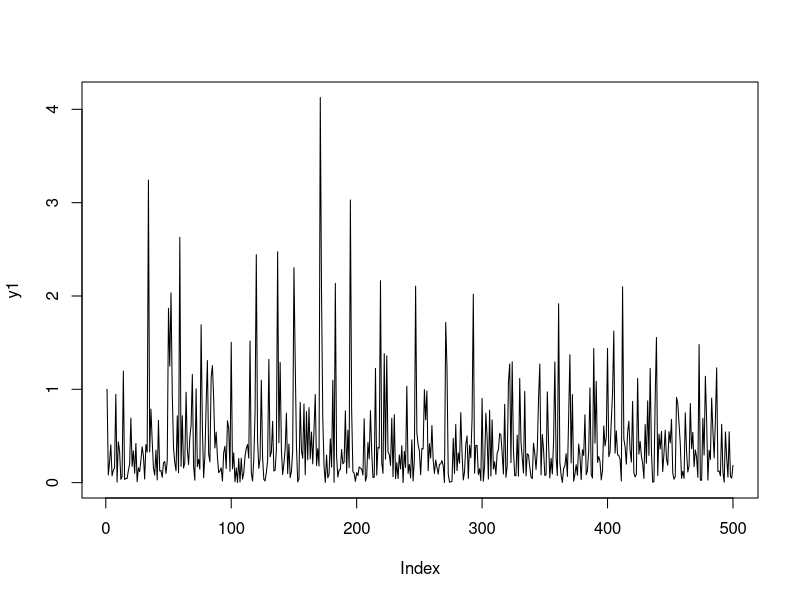
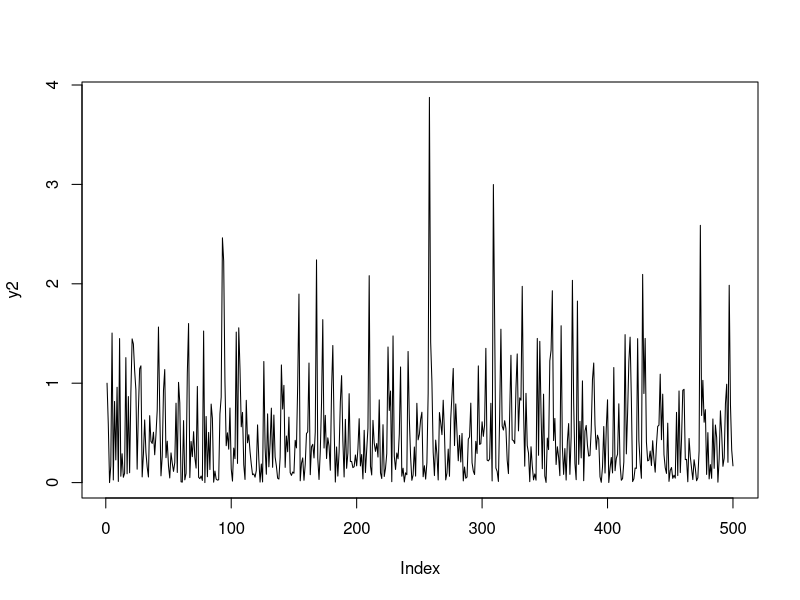
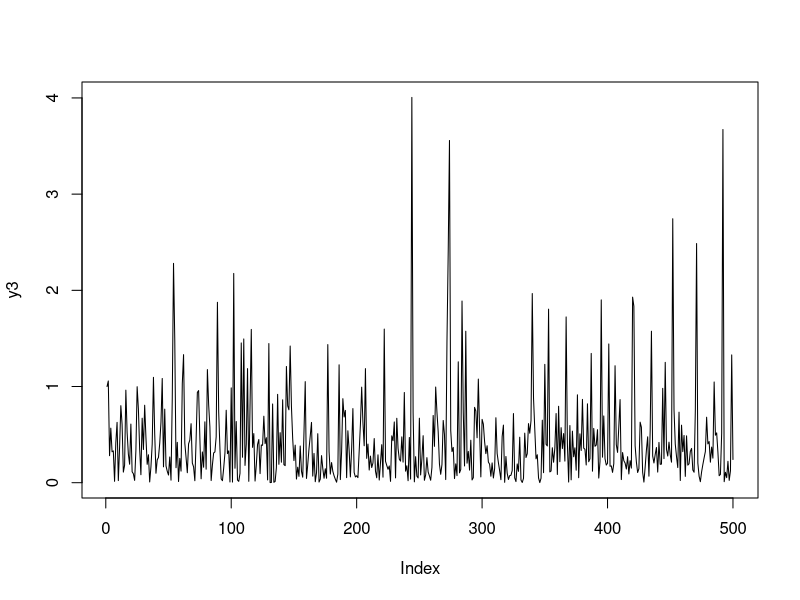

Generate these figures, in order, with R:


besaggib<-function(theta,y1ini,y2ini,y3ini,N){
  y1=rep(0,times=N)
  y1[1]=y1ini
  y2=rep(0,times=N)
  y2[1]=y2ini
  y3=rep(0,times=N)
  y3[1]=y3ini
  for (cont in 2:N){
    y1[cont]=rexp(1,rate=(1+theta[1]*y2[cont-1]+theta[3]*y3[cont-1]))
    y2[cont]=rexp(1,rate=(1+theta[1]*y1[cont]+theta[2]*y3[cont-1]))
    y3[cont]=rexp(1,rate=(1+theta[2]*y2[cont]+theta[1]*y1[cont]))
    
  }
  return(list(y1=y1,y2=y2,y3=y3))
}
N=500
simul=besaggib(c(1,2,3),1,1,1,N)
y1=simul$y1
y2=simul$y2
y3=simul$y3
plot(y1,type="l")
plot(y2,type="l")
plot(y3,type="l")
